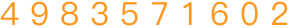
#> input picture czaSpider/dump/bootstrap_test/算法/Knn/4983571602.png, 300 x 28 px
$ python test.py
#> lines starting #> are read from the running program, lines starting #| are printed output that depends on the picture; after the words box and inside, x2 and y2 are one past the last pixel; in counts of white or black regions, pixels touching at a corner belong together
import os
import cv2
import numpy as np
import operator

from PIL import Image
from io import BytesIO

names = '4983571602'
current_path = os.path.dirname(os.path.abspath(__file__))


def file_load(file_path): return Image.open(file_path)
#> returned value is the input picture: PIL image 300x28 RGBA; mean R, G, B, A 120, 70.6, 14.1, 39.4


def img2gsi(picture, threshold=140):
#> called with threshold = 140
    picture = picture.convert('L')
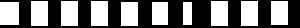
#> picture: PIL image 300x28 L; values 0 (black) and 168 (white), 47.1% white; 10 white regions, largest, box (x1, y1, x2, y2) and area: (0, 2, 19, 25) 437, (31, 1, 48, 26) 425, (61, 1, 78, 26) 425
    coordinates = picture.load()
    width, height = picture.size
#> width = 300; height = 28
    for x in range(width):
        for y in range(height):
            coordinates[x, y] = 0 if coordinates[x, y] < threshold else 1
    return picture


def file_cutting(picture, cut_size, array=False):
#> called with cut_size = (1, 10), array = True
    width, height = picture.size
#> width = 300; height = 28
    c_row, c_col = cut_size

    c_width = width // c_col  # 30
#> c_width = 30
    c_height = height // c_row  # 28
#> c_height = 28

    if array:
        result = [np.array(picture.crop((c * c_width, r * c_height, (c + 1) * c_width, (r + 1) * c_height)), 'f')
                  for r in range(c_row)
                  for c in range(c_col)]
#> result = 10 items
        # result = np.array(result)
    else:
        result = [picture.crop((c * c_width, r * c_height, (c + 1) * c_width, (r + 1) * c_height))
                  for r in range(c_row)
                  for c in range(c_col)]
    return result


# [9 lines left out: function box2vector, not called in this run]


def file_save(pic_cut):
    for index, name in enumerate(names):
        pic_cut[index].save(name + '.png', 'PNG')


# [18 lines left out: functions api_spilt_pic, training_mat, not called in this run]

    # [18 lines of commented-out code are left out]


def get_train_mat():
    train_mats = np.load('4983571602.npy', 'r+')
    return train_mats, [int(i) for i in '4983571602']


class KNN(object):
    def __init__(self, matData, k=3):
        self.matData = matData
        self.trainingSet = get_train_mat()
        self.vector = None
        self.vector = []
        self.k = k
        self.res = self.process_matData()

    # [34 lines left out: functions box2vector, classify, process_matData, not called in this run]


if __name__ == '__main__':
    pic = os.path.join(current_path, '4983571602.png')
    # print(pic)
    pic = file_load(pic)
    pic = img2gsi(pic)
    cut_list = file_cutting(pic, (1, 10), array=True)
#> cut_list = 10 items
    print(cut_list[0].shape)
#| (28, 30)
    print(KNN(cut_list).res)
#> (the run stopped early here; a loop or call above may not have finished)

$ run again, with czaSpider/dump/bootstrap_test/算法/Knn/2710386495.png copied over czaSpider/dump/bootstrap_test/算法/Knn/4983571602.png
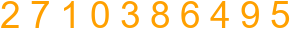
#> input picture czaSpider/dump/bootstrap_test/算法/Knn/2710386495.png, 300 x 30 px
#> in file_load, returned value is the input picture: PIL image 300x30 RGBA; mean R, G, B, A 67, 42.1, 0, 51.5
#> in img2gsi, `picture = picture.convert('L')`:
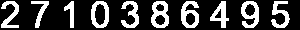
#> picture: PIL image 300x30 L; values 0 (black) and 170 (white), 26.3% white; 10 white regions, largest, box (x1, y1, x2, y2) and area: (151, 1, 169, 28) 291, (181, 1, 199, 28) 283, (241, 1, 259, 28) 279
#> result = 10 items
#| (30, 30)

$ run again, with czaSpider/dump/bootstrap_test/算法/Knn/4069751832.png copied over czaSpider/dump/bootstrap_test/算法/Knn/4983571602.png
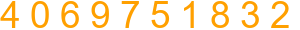
#> input picture czaSpider/dump/bootstrap_test/算法/Knn/4069751832.png, 300 x 30 px
#> in file_load, returned value is the input picture: PIL image 300x30 RGBA; mean R, G, B, A 67, 42.1, 0, 51.5
#> in img2gsi, `picture = picture.convert('L')`:
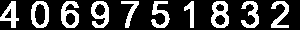
#> picture: PIL image 300x30 L; values 0 (black) and 170 (white), 26.3% white; 10 white regions, largest, box (x1, y1, x2, y2) and area: (211, 1, 229, 28) 291, (61, 1, 79, 28) 283, (91, 1, 109, 28) 279
#> result = 10 items
#| (30, 30)

$ run again, with czaSpider/dump/bootstrap_test/算法/Knn/4593162870.png copied over czaSpider/dump/bootstrap_test/算法/Knn/4983571602.png
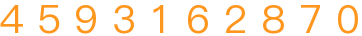
#> input picture czaSpider/dump/bootstrap_test/算法/Knn/4593162870.png, 362 x 36 px
#> in file_load, returned value is the input picture: PIL image 362x36 RGBA; mean R, G, B, A 50.9, 29.9, 6, 38.3
#> in img2gsi, `picture = picture.convert('L')`:
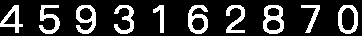
#> picture: PIL image 362x36 L; values 0 (black) and 168 (white), 20% white; 10 white regions, largest, box (x1, y1, x2, y2) and area: (263, 5, 284, 34) 338, (188, 5, 208, 34) 312, (76, 5, 96, 34) 307
#> result = 10 items
#| (36, 36)
